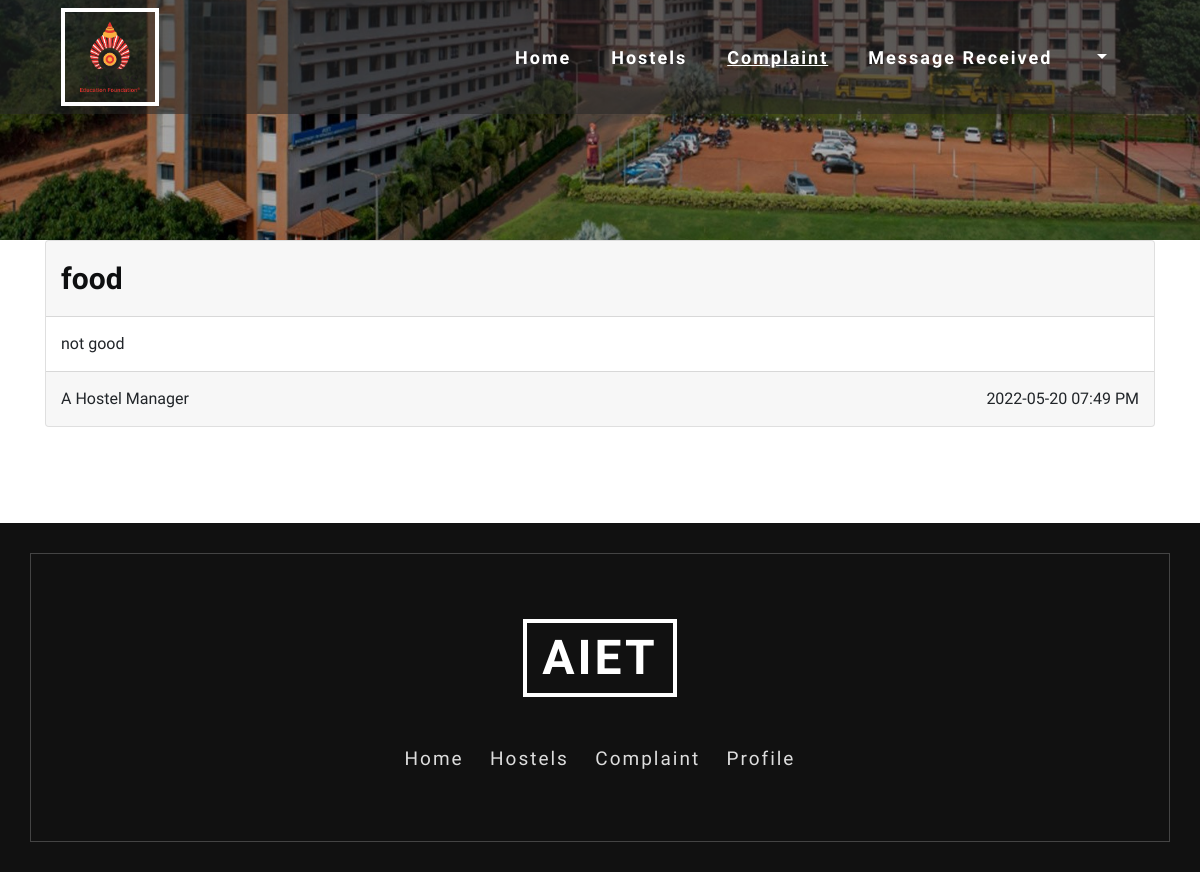
The app's page /message_user.php with its own data.
### tables this page shows
CREATE TABLE `message` (
  `msg_id` int(10) NOT NULL,
  `sender_id` varchar(255) DEFAULT NULL,
  `receiver_id` varchar(255) DEFAULT NULL,
  `hostel_id` int(10) DEFAULT NULL,
  `subject_h` varchar(255) DEFAULT NULL,
  `message` varchar(255) DEFAULT NULL,
  `msg_date` varchar(255) DEFAULT NULL,
  `msg_time` varchar(255) DEFAULT NULL,
  `work` varchar(10) NOT NULL
);

CREATE TABLE `hostel` (
  `Hostel_id` int(10) NOT NULL,
  `Hostel_name` varchar(255) NOT NULL,
  `current_no_of_rooms` varchar(255) DEFAULT NULL,
  `No_of_rooms` varchar(255) DEFAULT NULL,
  `No_of_students` varchar(255) DEFAULT NULL
);

### message_user.php (the view, shortened to what this page needs)
<!DOCTYPE html>
<html lang="en">
<head>
	<link rel="stylesheet" href="web_home/css_home/bootstrap.css">
	<link rel="stylesheet" href="web_home/css_home/style.css" type="text/css" media="all" />
	<link rel="stylesheet" href="web_home/css_home/fontawesome-all.css">
</head>
<body>
<div class="inner-page-banner" id="home">
	<header>
		<div class="container agile-banner_nav">
			<nav class="navbar navbar-expand-lg navbar-light bg-light">
				<h1><a class="navbar-brand" href="home.php"><img src="./web_home/images/aiet-logo.png" alt="logo" width="70px" height="70px"   > <span class="display"></span></a></h1>
				<div class="collapse navbar-collapse justify-content-center" id="navbarSupportedContent">
					<ul class="navbar-nav ml-auto">
						<li class="nav-item">
							<a class="nav-link" href="home.php">Home <span class="sr-only">(current)</span></a>
						</li>
						<li class="nav-item">
							<a class="nav-link" href="services.php">Hostels</a>
						</li>
						<li class="nav-item active">
							<a class="nav-link" href="contact.php">Complaint</a>
						</li>
						<li class="nav-item">
						<a class="nav-link" href="message_user.php">Message Received</a>
					</li>
						<li class="dropdown nav-item">
						<a href="#" class="dropdown-toggle nav-link" data-toggle="dropdown"><?php echo $_SESSION['roll']; ?>
						</a>
					</li>
					</ul>
				</div>
			</nav>
		</div>
	</header>
</div>
<?php
    $roll_no = $_SESSION['roll'];
    $query = "SELECT * FROM Message WHERE receiver_id ='$roll_no'";
    $result = mysqli_query($conn,$query);
    while ($row = mysqli_fetch_assoc($result)){
    	$hostel_id = $row['hostel_id'];
    	$query6 = "SELECT * FROM Hostel WHERE Hostel_id = '$hostel_id'";
       $result6 = mysqli_query($conn,$query6);
       $row6 = mysqli_fetch_assoc($result6);
       $hostel_name = $row6['Hostel_name'];
          ?>
    <div class="container">
      <div class="card">
      <div class="card-header"><b><?php echo $row['subject_h']; ?></b></div>
      <div class="card-body"><?php echo $row['message']; ?></div>
      <div class="card-footer"><?php echo $hostel_name." Hostel Manager"; ?><span style="float: right"><?php echo $row['msg_date']." ".$row['msg_time']; ?></span></div>
  </div>
</div>
<br><br>
    <?php
    }
?>
<br>
<br>
<footer class="py-5">
	<div class="container py-md-5">
		<div class="footer-logo mb-5 text-center">
			<a class="navbar-brand" href="https://www.aiet.org.in/" target="_blank">AIET <span class="display"></span></a>
		</div>
		<div class="footer-grid">
			<div class="list-footer">
				<ul class="footer-nav text-center">
					<li>
						<a href="home.php">Home</a>
					</li>
					<li>
						<a href="services.php">Hostels</a>
					</li>
					<li>
						<a href="contact.php">Complaint</a>
					</li>
					<li>
						<a href="profile.php">Profile</a>
					</li>
				</ul>
			</div>
		</div>
	</div>
</footer>
</body>
</html>

### web_home/css_home/style.css (style rules this page uses)
body { padding:0; margin:0; position:relative; font-family: 'Poiret One', cursive; }
body a { transition:0.5s all; -webkit-transition:0.5s all; -moz-transition:0.5s all; -o-transition:0.5s all; -ms-transition:0.5s all; }
h1,h2,h3,h4,h5,h6 { margin:0; }
ul { margin:0; padding:0; }
img { width:100%; }
header { position: absolute; z-index: 9; width: 100%; background: rgba(37, 37, 37, 0.54); }
.bg-light { background-color: transparent !important; }
h1 { font-size: inherit; }
.navbar-nav > li { margin-right: 1.5em; }
.navbar-light .navbar-nav .show > .nav-link, .navbar-light .navbar-nav .active > .nav-link, .navbar-light .navbar-nav .nav-link.show, .navbar-light .navbar-nav .nav-link.active { color: #fff; font-size: 18px; font-weight: 700; letter-spacing: 2px; text-decoration: underline; }
.navbar-light .navbar-nav .nav-link { color: #fff; font-size: 18px; font-weight: 700; letter-spacing: 2px; }
.navbar-light .navbar-brand { color: #fff; font-size: 3em; text-decoration: none; border: 4px solid #fff; text-transform: uppercase; font-weight: 700; margin: 0; text-align: center; letter-spacing: 3px; padding: 10px 15px; line-height: 50px; }
.card-body { padding: 12px; }
.card-header { padding: 0; color: #0e0f10; }
footer { background: #111; position: relative; z-index: 1; }
footer:after { position: absolute; content: ''; left: 30px; right: 30px; bottom: 30px; top: 30px; border: 1px solid #444; z-index: -1; }
.footer-logo a.navbar-brand { color: #fff; font-size: 3em; text-decoration: none; border: 4px solid #fff; text-transform: uppercase; font-weight: 700; margin: 0; letter-spacing: 3px; padding: 10px 15px; line-height: 50px; }
.footer-nav li { list-style-type: none; display: inline-block; margin: 0px .7em; border-bottom: 2px solid rgba(226, 222, 222, 0); }
ul.footer-nav li a { color: #ddd; font-size: 19px; letter-spacing: 2px; display: inline-block; }
.inner-page-banner { background: url(../images/1.jpg) no-repeat center; height: 20vw; background-size: cover; }

### message_user.php (style rules this page uses)
.card-header { padding: 15px; font-size: 30px; }
.card-body { padding: 15px; }
.card-footer { text-align: left; padding: 15px; }

### records on screen
message: subject_h "food", message "not good", hostel.Hostel_name "A", msg_date "2022-05-20", msg_time "07:49 PM"
